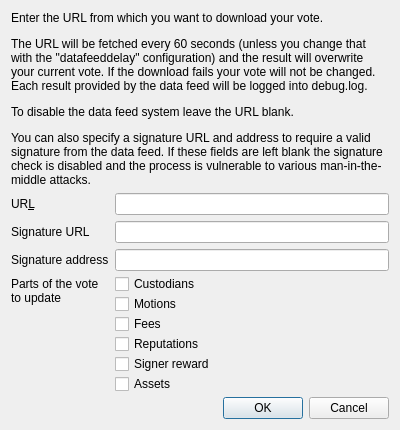
<?xml version="1.0" encoding="UTF-8"?>
<ui version="4.0">
 <class>DataFeedDialog</class>
 <widget class="QDialog" name="DataFeedDialog">
  <property name="geometry">
   <rect>
    <x>0</x>
    <y>0</y>
    <width>400</width>
    <height>430</height>
   </rect>
  </property>
  <property name="windowTitle">
   <string>Dialog</string>
  </property>
  <layout class="QVBoxLayout" name="verticalLayout">
   <item>
    <widget class="QLabel" name="label">
     <property name="sizePolicy">
      <sizepolicy hsizetype="Preferred" vsizetype="Preferred">
       <horstretch>0</horstretch>
       <verstretch>0</verstretch>
      </sizepolicy>
     </property>
     <property name="text">
      <string>&lt;html&gt;&lt;head/&gt;&lt;body&gt;&lt;p&gt;Enter the URL from which you want to download your vote.&lt;/p&gt;&lt;p&gt;The URL will be fetched every 60 seconds (unless you change that with the &amp;quot;datafeeddelay&amp;quot; configuration) and the result will overwrite your current vote. If the download fails your vote will not be changed. Each result provided by the data feed will be logged into debug.log.&lt;/p&gt;&lt;p&gt;To disable the data feed system leave the URL blank.&lt;/p&gt;&lt;p&gt;You can also specify a signature URL and address to require a valid signature from the data feed. If these fields are left blank the signature check is disabled and the process is vulnerable to various man-in-the-middle attacks.&lt;/p&gt;&lt;/body&gt;&lt;/html&gt;</string>
     </property>
     <property name="alignment">
      <set>Qt::AlignLeading|Qt::AlignLeft|Qt::AlignTop</set>
     </property>
     <property name="wordWrap">
      <bool>true</bool>
     </property>
    </widget>
   </item>
   <item>
    <spacer name="verticalSpacer">
     <property name="orientation">
      <enum>Qt::Vertical</enum>
     </property>
     <property name="sizeHint" stdset="0">
      <size>
       <width>20</width>
       <height>40</height>
      </size>
     </property>
    </spacer>
   </item>
   <item>
    <layout class="QFormLayout" name="formLayout">
     <property name="fieldGrowthPolicy">
      <enum>QFormLayout::AllNonFixedFieldsGrow</enum>
     </property>
     <item row="0" column="0">
      <widget class="QLabel" name="label_2">
       <property name="text">
        <string>UR&amp;L</string>
       </property>
       <property name="buddy">
        <cstring>urlEdit</cstring>
       </property>
      </widget>
     </item>
     <item row="0" column="1">
      <widget class="QLineEdit" name="urlEdit"/>
     </item>
     <item row="1" column="0">
      <widget class="QLabel" name="label_4">
       <property name="text">
        <string>Signature URL</string>
       </property>
       <property name="buddy">
        <cstring>signatureUrlEdit</cstring>
       </property>
      </widget>
     </item>
     <item row="1" column="1">
      <widget class="QLineEdit" name="signatureUrlEdit"/>
     </item>
     <item row="2" column="0">
      <widget class="QLabel" name="label_3">
       <property name="text">
        <string>Signature address</string>
       </property>
       <property name="buddy">
        <cstring>signatureAddressEdit</cstring>
       </property>
      </widget>
     </item>
     <item row="2" column="1">
      <widget class="QLineEdit" name="signatureAddressEdit"/>
     </item>
     <item row="3" column="0">
      <widget class="QLabel" name="label_5">
       <property name="text">
        <string>Parts of the vote
to update</string>
       </property>
       <property name="alignment">
        <set>Qt::AlignLeading|Qt::AlignLeft|Qt::AlignTop</set>
       </property>
      </widget>
     </item>
     <item row="3" column="1">
      <layout class="QVBoxLayout" name="verticalLayout_2">
       <item>
        <widget class="QCheckBox" name="custodiansCheckBox">
         <property name="text">
          <string>Custodians</string>
         </property>
        </widget>
       </item>
       <item>
        <widget class="QCheckBox" name="motionsCheckBox">
         <property name="text">
          <string>Motions</string>
         </property>
        </widget>
       </item>
       <item>
        <widget class="QCheckBox" name="feesCheckBox">
         <property name="text">
          <string>Fees</string>
         </property>
        </widget>
       </item>
       <item>
        <widget class="QCheckBox" name="reputationsCheckBox">
         <property name="text">
          <string>Reputations</string>
         </property>
        </widget>
       </item>
       <item>
        <widget class="QCheckBox" name="signerRewardCheckBox">
         <property name="text">
          <string>Signer reward</string>
         </property>
        </widget>
       </item>
       <item>
        <widget class="QCheckBox" name="assetsCheckBox">
         <property name="text">
          <string>Assets</string>
         </property>
        </widget>
       </item>
      </layout>
     </item>
    </layout>
   </item>
   <item>
    <widget class="QDialogButtonBox" name="buttonBox">
     <property name="orientation">
      <enum>Qt::Horizontal</enum>
     </property>
     <property name="standardButtons">
      <set>QDialogButtonBox::Cancel|QDialogButtonBox::Ok</set>
     </property>
    </widget>
   </item>
  </layout>
 </widget>
 <tabstops>
  <tabstop>urlEdit</tabstop>
  <tabstop>signatureUrlEdit</tabstop>
  <tabstop>signatureAddressEdit</tabstop>
 </tabstops>
 <resources/>
 <connections>
  <connection>
   <sender>buttonBox</sender>
   <signal>accepted()</signal>
   <receiver>DataFeedDialog</receiver>
   <slot>accept()</slot>
   <hints>
    <hint type="sourcelabel">
     <x>257</x>
     <y>332</y>
    </hint>
    <hint type="destinationlabel">
     <x>157</x>
     <y>274</y>
    </hint>
   </hints>
  </connection>
  <connection>
   <sender>buttonBox</sender>
   <signal>rejected()</signal>
   <receiver>DataFeedDialog</receiver>
   <slot>reject()</slot>
   <hints>
    <hint type="sourcelabel">
     <x>325</x>
     <y>332</y>
    </hint>
    <hint type="destinationlabel">
     <x>286</x>
     <y>274</y>
    </hint>
   </hints>
  </connection>
 </connections>
</ui>
